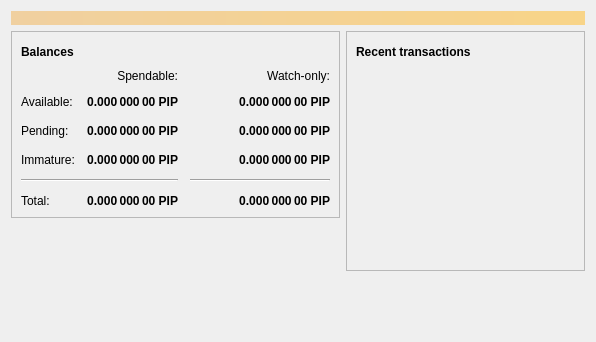
<?xml version="1.0" encoding="UTF-8"?>
<ui version="4.0">
 <class>OverviewPage</class>
 <widget class="QWidget" name="OverviewPage">
  <property name="geometry">
   <rect>
    <x>0</x>
    <y>0</y>
    <width>596</width>
    <height>342</height>
   </rect>
  </property>
  <property name="windowTitle">
   <string>Form</string>
  </property>
  <layout class="QVBoxLayout" name="topLayout">
   <item>
    <widget class="QLabel" name="labelAlerts">
     <property name="visible">
      <bool>false</bool>
     </property>
     <property name="styleSheet">
      <string notr="true">QLabel { background-color: qlineargradient(x1: 0, y1: 0, x2: 1, y2: 0, stop:0 #F0D0A0, stop:1 #F8D488); color:#000000; }</string>
     </property>
     <property name="wordWrap">
      <bool>true</bool>
     </property>
     <property name="margin">
      <number>3</number>
     </property>
     <property name="textInteractionFlags">
      <set>Qt::TextSelectableByMouse</set>
     </property>
    </widget>
   </item>
   <item>
    <layout class="QHBoxLayout" name="horizontalLayout" stretch="1,1">
     <item>
      <layout class="QVBoxLayout" name="verticalLayout_2">
       <item>
        <widget class="QFrame" name="frame">
         <property name="frameShape">
          <enum>QFrame::StyledPanel</enum>
         </property>
         <property name="frameShadow">
          <enum>QFrame::Raised</enum>
         </property>
         <layout class="QVBoxLayout" name="verticalLayout_4">
          <item>
           <layout class="QHBoxLayout" name="horizontalLayout_4">
            <item>
             <widget class="QLabel" name="label_5">
              <property name="font">
               <font>
                <weight>75</weight>
                <bold>true</bold>
               </font>
              </property>
              <property name="text">
               <string>Balances</string>
              </property>
             </widget>
            </item>
            <item>
             <widget class="QPushButton" name="labelWalletStatus">
              <property name="enabled">
               <bool>true</bool>
              </property>
              <property name="maximumSize">
               <size>
                <width>30</width>
                <height>16777215</height>
               </size>
              </property>
              <property name="toolTip">
               <string>The displayed information may be out of date. Your wallet automatically synchronizes with the baetcoin network after a connection is established, but this process has not completed yet.</string>
              </property>
              <property name="text">
               <string/>
              </property>
              <property name="icon">
               <iconset resource="../bitcoin.qrc">
                <normaloff>:/icons/warning</normaloff>
                <disabledoff>:/icons/warning</disabledoff>:/icons/warning</iconset>
              </property>
              <property name="iconSize">
               <size>
                <width>24</width>
                <height>24</height>
               </size>
              </property>
              <property name="flat">
               <bool>true</bool>
              </property>
             </widget>
            </item>
            <item>
             <spacer name="horizontalSpacer_3">
              <property name="orientation">
               <enum>Qt::Horizontal</enum>
              </property>
              <property name="sizeHint" stdset="0">
               <size>
                <width>40</width>
                <height>20</height>
               </size>
              </property>
             </spacer>
            </item>
           </layout>
          </item>
          <item>
           <layout class="QGridLayout" name="gridLayout">
            <property name="spacing">
             <number>12</number>
            </property>
            <item row="2" column="2">
             <widget class="QLabel" name="labelWatchPending">
              <property name="font">
               <font>
                <weight>75</weight>
                <bold>true</bold>
               </font>
              </property>
              <property name="cursor">
               <cursorShape>IBeamCursor</cursorShape>
              </property>
              <property name="toolTip">
               <string>Unconfirmed transactions to watch-only addresses</string>
              </property>
              <property name="text">
               <string notr="true">0.000 000 00 PIP</string>
              </property>
              <property name="alignment">
               <set>Qt::AlignRight|Qt::AlignTrailing|Qt::AlignVCenter</set>
              </property>
              <property name="textInteractionFlags">
               <set>Qt::LinksAccessibleByMouse|Qt::TextSelectableByKeyboard|Qt::TextSelectableByMouse</set>
              </property>
             </widget>
            </item>
            <item row="2" column="1">
             <widget class="QLabel" name="labelUnconfirmed">
              <property name="font">
               <font>
                <weight>75</weight>
                <bold>true</bold>
               </font>
              </property>
              <property name="cursor">
               <cursorShape>IBeamCursor</cursorShape>
              </property>
              <property name="toolTip">
               <string>Total of transactions that have yet to be confirmed, and do not yet count toward the spendable balance</string>
              </property>
              <property name="text">
               <string notr="true">0.000 000 00 PIP</string>
              </property>
              <property name="alignment">
               <set>Qt::AlignRight|Qt::AlignTrailing|Qt::AlignVCenter</set>
              </property>
              <property name="textInteractionFlags">
               <set>Qt::LinksAccessibleByMouse|Qt::TextSelectableByKeyboard|Qt::TextSelectableByMouse</set>
              </property>
             </widget>
            </item>
            <item row="3" column="2">
             <widget class="QLabel" name="labelWatchImmature">
              <property name="font">
               <font>
                <weight>75</weight>
                <bold>true</bold>
               </font>
              </property>
              <property name="cursor">
               <cursorShape>IBeamCursor</cursorShape>
              </property>
              <property name="toolTip">
               <string>Mined balance in watch-only addresses that has not yet matured</string>
              </property>
              <property name="text">
               <string notr="true">0.000 000 00 PIP</string>
              </property>
              <property name="alignment">
               <set>Qt::AlignRight|Qt::AlignTrailing|Qt::AlignVCenter</set>
              </property>
              <property name="textInteractionFlags">
               <set>Qt::LinksAccessibleByMouse|Qt::TextSelectableByKeyboard|Qt::TextSelectableByMouse</set>
              </property>
             </widget>
            </item>
            <item row="4" column="0" colspan="2">
             <widget class="Line" name="line">
              <property name="orientation">
               <enum>Qt::Horizontal</enum>
              </property>
             </widget>
            </item>
            <item row="4" column="2">
             <widget class="Line" name="lineWatchBalance">
              <property name="sizePolicy">
               <sizepolicy hsizetype="Preferred" vsizetype="Fixed">
                <horstretch>0</horstretch>
                <verstretch>0</verstretch>
               </sizepolicy>
              </property>
              <property name="minimumSize">
               <size>
                <width>140</width>
                <height>0</height>
               </size>
              </property>
              <property name="orientation">
               <enum>Qt::Horizontal</enum>
              </property>
             </widget>
            </item>
            <item row="5" column="0">
             <widget class="QLabel" name="labelTotalText">
              <property name="text">
               <string>Total:</string>
              </property>
             </widget>
            </item>
            <item row="3" column="1">
             <widget class="QLabel" name="labelImmature">
              <property name="font">
               <font>
                <weight>75</weight>
                <bold>true</bold>
               </font>
              </property>
              <property name="cursor">
               <cursorShape>IBeamCursor</cursorShape>
              </property>
              <property name="toolTip">
               <string>Mined balance that has not yet matured</string>
              </property>
              <property name="text">
               <string notr="true">0.000 000 00 PIP</string>
              </property>
              <property name="alignment">
               <set>Qt::AlignRight|Qt::AlignTrailing|Qt::AlignVCenter</set>
              </property>
              <property name="textInteractionFlags">
               <set>Qt::LinksAccessibleByMouse|Qt::TextSelectableByKeyboard|Qt::TextSelectableByMouse</set>
              </property>
             </widget>
            </item>
            <item row="2" column="3">
             <spacer name="horizontalSpacer_2">
              <property name="orientation">
               <enum>Qt::Horizontal</enum>
              </property>
              <property name="sizeHint" stdset="0">
               <size>
                <width>40</width>
                <height>20</height>
               </size>
              </property>
             </spacer>
            </item>
            <item row="3" column="0">
             <widget class="QLabel" name="labelImmatureText">
              <property name="text">
               <string>Immature:</string>
              </property>
             </widget>
            </item>
            <item row="5" column="1">
             <widget class="QLabel" name="labelTotal">
              <property name="font">
               <font>
                <weight>75</weight>
                <bold>true</bold>
               </font>
              </property>
              <property name="cursor">
               <cursorShape>IBeamCursor</cursorShape>
              </property>
              <property name="toolTip">
               <string>Your current total balance</string>
              </property>
              <property name="text">
               <string notr="true">0.000 000 00 PIP</string>
              </property>
              <property name="alignment">
               <set>Qt::AlignRight|Qt::AlignTrailing|Qt::AlignVCenter</set>
              </property>
              <property name="textInteractionFlags">
               <set>Qt::LinksAccessibleByMouse|Qt::TextSelectableByKeyboard|Qt::TextSelectableByMouse</set>
              </property>
             </widget>
            </item>
            <item row="5" column="2">
             <widget class="QLabel" name="labelWatchTotal">
              <property name="font">
               <font>
                <weight>75</weight>
                <bold>true</bold>
               </font>
              </property>
              <property name="cursor">
               <cursorShape>IBeamCursor</cursorShape>
              </property>
              <property name="toolTip">
               <string>Current total balance in watch-only addresses</string>
              </property>
              <property name="text">
               <string notr="true">0.000 000 00 PIP</string>
              </property>
              <property name="alignment">
               <set>Qt::AlignRight|Qt::AlignTrailing|Qt::AlignVCenter</set>
              </property>
              <property name="textInteractionFlags">
               <set>Qt::LinksAccessibleByMouse|Qt::TextSelectableByKeyboard|Qt::TextSelectableByMouse</set>
              </property>
             </widget>
            </item>
            <item row="0" column="2">
             <widget class="QLabel" name="labelWatchonly">
              <property name="text">
               <string>Watch-only:</string>
              </property>
              <property name="alignment">
               <set>Qt::AlignRight|Qt::AlignTrailing|Qt::AlignVCenter</set>
              </property>
             </widget>
            </item>
            <item row="1" column="0">
             <widget class="QLabel" name="labelBalanceText">
              <property name="text">
               <string>Available:</string>
              </property>
             </widget>
            </item>
            <item row="1" column="1">
             <widget class="QLabel" name="labelBalance">
              <property name="font">
               <font>
                <weight>75</weight>
                <bold>true</bold>
               </font>
              </property>
              <property name="cursor">
               <cursorShape>IBeamCursor</cursorShape>
              </property>
              <property name="toolTip">
               <string>Your current spendable balance</string>
              </property>
              <property name="text">
               <string notr="true">0.000 000 00 PIP</string>
              </property>
              <property name="alignment">
               <set>Qt::AlignRight|Qt::AlignTrailing|Qt::AlignVCenter</set>
              </property>
              <property name="textInteractionFlags">
               <set>Qt::LinksAccessibleByMouse|Qt::TextSelectableByKeyboard|Qt::TextSelectableByMouse</set>
              </property>
             </widget>
            </item>
            <item row="1" column="2">
             <widget class="QLabel" name="labelWatchAvailable">
              <property name="font">
               <font>
                <weight>75</weight>
                <bold>true</bold>
               </font>
              </property>
              <property name="cursor">
               <cursorShape>IBeamCursor</cursorShape>
              </property>
              <property name="toolTip">
               <string>Your current balance in watch-only addresses</string>
              </property>
              <property name="text">
               <string notr="true">0.000 000 00 PIP</string>
              </property>
              <property name="alignment">
               <set>Qt::AlignRight|Qt::AlignTrailing|Qt::AlignVCenter</set>
              </property>
              <property name="textInteractionFlags">
               <set>Qt::LinksAccessibleByMouse|Qt::TextSelectableByKeyboard|Qt::TextSelectableByMouse</set>
              </property>
             </widget>
            </item>
            <item row="2" column="0">
             <widget class="QLabel" name="labelPendingText">
              <property name="text">
               <string>Pending:</string>
              </property>
             </widget>
            </item>
            <item row="0" column="1">
             <widget class="QLabel" name="labelSpendable">
              <property name="text">
               <string>Spendable:</string>
              </property>
              <property name="alignment">
               <set>Qt::AlignRight|Qt::AlignTrailing|Qt::AlignVCenter</set>
              </property>
             </widget>
            </item>
           </layout>
          </item>
         </layout>
        </widget>
       </item>
       <item>
        <spacer name="verticalSpacer">
         <property name="orientation">
          <enum>Qt::Vertical</enum>
         </property>
         <property name="sizeHint" stdset="0">
          <size>
           <width>20</width>
           <height>40</height>
          </size>
         </property>
        </spacer>
       </item>
      </layout>
     </item>
     <item>
      <layout class="QVBoxLayout" name="verticalLayout_3">
       <item>
        <widget class="QFrame" name="frame_2">
         <property name="frameShape">
          <enum>QFrame::StyledPanel</enum>
         </property>
         <property name="frameShadow">
          <enum>QFrame::Raised</enum>
         </property>
         <layout class="QVBoxLayout" name="verticalLayout">
          <item>
           <layout class="QHBoxLayout" name="horizontalLayout_2">
            <item>
             <widget class="QLabel" name="label_4">
              <property name="font">
               <font>
                <weight>75</weight>
                <bold>true</bold>
               </font>
              </property>
              <property name="text">
               <string>Recent transactions</string>
              </property>
             </widget>
            </item>
            <item>
             <widget class="QPushButton" name="labelTransactionsStatus">
              <property name="enabled">
               <bool>true</bool>
              </property>
              <property name="maximumSize">
               <size>
                <width>30</width>
                <height>16777215</height>
               </size>
              </property>
              <property name="toolTip">
               <string>The displayed information may be out of date. Your wallet automatically synchronizes with the baetcoin network after a connection is established, but this process has not completed yet.</string>
              </property>
              <property name="text">
               <string/>
              </property>
              <property name="icon">
               <iconset resource="../bitcoin.qrc">
                <normaloff>:/icons/warning</normaloff>
                <disabledoff>:/icons/warning</disabledoff>:/icons/warning</iconset>
              </property>
              <property name="iconSize">
               <size>
                <width>24</width>
                <height>24</height>
               </size>
              </property>
              <property name="flat">
               <bool>true</bool>
              </property>
             </widget>
            </item>
            <item>
             <spacer name="horizontalSpacer">
              <property name="orientation">
               <enum>Qt::Horizontal</enum>
              </property>
              <property name="sizeHint" stdset="0">
               <size>
                <width>40</width>
                <height>20</height>
               </size>
              </property>
             </spacer>
            </item>
           </layout>
          </item>
          <item>
           <widget class="QListView" name="listTransactions">
            <property name="styleSheet">
             <string notr="true">QListView { background: transparent; }</string>
            </property>
            <property name="frameShape">
             <enum>QFrame::NoFrame</enum>
            </property>
            <property name="verticalScrollBarPolicy">
             <enum>Qt::ScrollBarAlwaysOff</enum>
            </property>
            <property name="horizontalScrollBarPolicy">
             <enum>Qt::ScrollBarAlwaysOff</enum>
            </property>
            <property name="selectionMode">
             <enum>QAbstractItemView::NoSelection</enum>
            </property>
           </widget>
          </item>
         </layout>
        </widget>
       </item>
       <item>
        <spacer name="verticalSpacer_2">
         <property name="orientation">
          <enum>Qt::Vertical</enum>
         </property>
         <property name="sizeHint" stdset="0">
          <size>
           <width>20</width>
           <height>40</height>
          </size>
         </property>
        </spacer>
       </item>
      </layout>
     </item>
    </layout>
   </item>
  </layout>
 </widget>
 <resources/>
 <connections/>
</ui>
